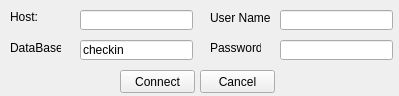
<?xml version="1.0" encoding="UTF-8"?>
<ui version="4.0">
 <class>IEEECheckinGUI2Class</class>
 <widget class="QMainWindow" name="IEEECheckinGUI2Class">
  <property name="geometry">
   <rect>
    <x>0</x>
    <y>0</y>
    <width>399</width>
    <height>96</height>
   </rect>
  </property>
  <property name="windowTitle">
   <string>Connect to Server</string>
  </property>
  <property name="windowIcon">
   <iconset>
    <normaloff>icon1.ico</normaloff>icon1.ico</iconset>
  </property>
  <widget class="QWidget" name="centralWidget">
   <widget class="QLineEdit" name="lineEditPassword">
    <property name="geometry">
     <rect>
      <x>280</x>
      <y>40</y>
      <width>113</width>
      <height>20</height>
     </rect>
    </property>
    <property name="inputMethodHints">
     <set>Qt::ImhHiddenText</set>
    </property>
   </widget>
   <widget class="QLabel" name="label">
    <property name="geometry">
     <rect>
      <x>10</x>
      <y>10</y>
      <width>46</width>
      <height>13</height>
     </rect>
    </property>
    <property name="text">
     <string>Host:</string>
    </property>
   </widget>
   <widget class="QLabel" name="label_3">
    <property name="geometry">
     <rect>
      <x>210</x>
      <y>40</y>
      <width>51</width>
      <height>16</height>
     </rect>
    </property>
    <property name="text">
     <string>Password:</string>
    </property>
   </widget>
   <widget class="QLabel" name="label_4">
    <property name="geometry">
     <rect>
      <x>10</x>
      <y>40</y>
      <width>51</width>
      <height>16</height>
     </rect>
    </property>
    <property name="text">
     <string>DataBase:</string>
    </property>
   </widget>
   <widget class="QLineEdit" name="lineEditHost">
    <property name="geometry">
     <rect>
      <x>80</x>
      <y>10</y>
      <width>113</width>
      <height>20</height>
     </rect>
    </property>
   </widget>
   <widget class="QLabel" name="label_2">
    <property name="geometry">
     <rect>
      <x>210</x>
      <y>10</y>
      <width>61</width>
      <height>16</height>
     </rect>
    </property>
    <property name="text">
     <string>User Name:</string>
    </property>
   </widget>
   <widget class="QLineEdit" name="lineEditDataBase">
    <property name="geometry">
     <rect>
      <x>80</x>
      <y>40</y>
      <width>113</width>
      <height>20</height>
     </rect>
    </property>
    <property name="layoutDirection">
     <enum>Qt::LeftToRight</enum>
    </property>
    <property name="text">
     <string>checkin</string>
    </property>
   </widget>
   <widget class="QLineEdit" name="lineEditUserName">
    <property name="geometry">
     <rect>
      <x>280</x>
      <y>10</y>
      <width>113</width>
      <height>20</height>
     </rect>
    </property>
   </widget>
   <widget class="QPushButton" name="pushButtonConnect">
    <property name="geometry">
     <rect>
      <x>120</x>
      <y>70</y>
      <width>75</width>
      <height>23</height>
     </rect>
    </property>
    <property name="text">
     <string>Connect</string>
    </property>
   </widget>
   <widget class="QPushButton" name="pushButtonCancel">
    <property name="geometry">
     <rect>
      <x>200</x>
      <y>70</y>
      <width>75</width>
      <height>23</height>
     </rect>
    </property>
    <property name="text">
     <string>Cancel</string>
    </property>
   </widget>
  </widget>
 </widget>
 <layoutdefault spacing="6" margin="11"/>
 <tabstops>
  <tabstop>lineEditHost</tabstop>
  <tabstop>lineEditDataBase</tabstop>
  <tabstop>lineEditUserName</tabstop>
  <tabstop>lineEditPassword</tabstop>
  <tabstop>pushButtonConnect</tabstop>
  <tabstop>pushButtonCancel</tabstop>
 </tabstops>
 <resources>
  <include location="ieeecheckingui2.qrc"/>
 </resources>
 <connections/>
</ui>
